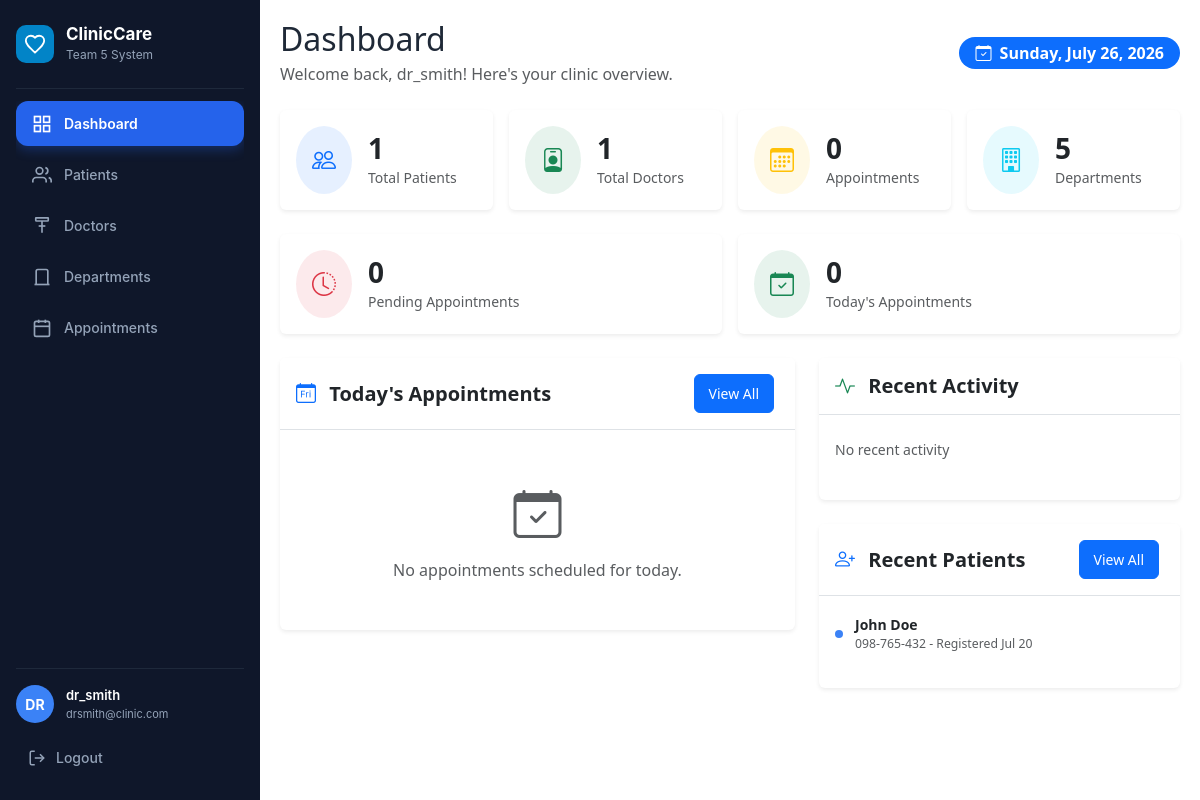
/modules/dashboard/index.php (signed in), run on the app's committed database.
### tables this page shows
CREATE TABLE patients (
    id INT AUTO_INCREMENT PRIMARY KEY,
    user_id INT NULL,
    name VARCHAR(100) NOT NULL,
    gender ENUM('Male', 'Female', 'Other') NOT NULL,
    phone VARCHAR(20) NOT NULL,
    dob DATE,
    address TEXT,
    created_at TIMESTAMP DEFAULT CURRENT_TIMESTAMP,
    FOREIGN KEY (user_id) REFERENCES users(id) ON DELETE SET NULL ON UPDATE CASCADE
);

### modules/dashboard/index.php (the view, shortened to what this page needs)
<?php
require_once __DIR__ . '/../../config/db.php';
$stats = [
    'total_patients'    => $pdo->query("SELECT COUNT(*) FROM patients")->fetchColumn(),
    'total_doctors'     => $pdo->query("SELECT COUNT(*) FROM doctors")->fetchColumn(),
    'total_appointments'=> $pdo->query("SELECT COUNT(*) FROM appointments")->fetchColumn(),
    'total_departments' => $pdo->query("SELECT COUNT(*) FROM departments")->fetchColumn(),
    'pending_appts'     => $pdo->query("SELECT COUNT(*) FROM appointments WHERE status='Pending'")->fetchColumn(),
    'today_appts'       => $pdo->query("SELECT COUNT(*) FROM appointments WHERE appointment_date = CURDATE()")->fetchColumn(),
];
$todayAppointments = $pdo->query("
    SELECT a.id, a.appointment_time, a.status,
           p.name AS patient_name, d.name AS doctor_name
    FROM appointments a
    JOIN patients p ON a.patient_id = p.id
    JOIN doctors d ON a.doctor_id = d.id
    WHERE a.appointment_date = CURDATE()
    ORDER BY a.appointment_time ASC
    LIMIT 10
")->fetchAll(PDO::FETCH_ASSOC);
$recentAppointments = $pdo->query("
    SELECT a.id, a.appointment_date, a.appointment_time, a.status,
           p.name AS patient_name, d.name AS doctor_name
    FROM appointments a
    JOIN patients p ON a.patient_id = p.id
    JOIN doctors d ON a.doctor_id = d.id
    ORDER BY a.created_at DESC
    LIMIT 5
")->fetchAll(PDO::FETCH_ASSOC);
$recentPatients = $pdo->query("
    SELECT id, name, phone, created_at
    FROM patients
    ORDER BY created_at DESC
    LIMIT 5
")->fetchAll(PDO::FETCH_ASSOC);
?>
<!DOCTYPE html>
<html lang="en">
<head>
    <link href="https://cdn.jsdelivr.net/npm/bootstrap@5.3.3/dist/css/bootstrap.min.css" rel="stylesheet">
    <link href="https://cdn.jsdelivr.net/npm/bootstrap-icons@1.11.3/font/bootstrap-icons.min.css" rel="stylesheet">
    <link href="../../assets/css/style.css" rel="stylesheet">
</head>
<body>
    <?php include __DIR__ . '/../../includes/sidebar.php'; ?>
    <div class="main-content">
        <div class="d-flex justify-content-between align-items-center mb-4">
            <div>
                <h2 class="mb-1">Dashboard</h2>
                <p class="text-muted mb-0">Welcome back, <?= htmlspecialchars($user_name) ?>! Here's your clinic overview.</p>
            </div>
            <div class="d-flex gap-2">
                <span class="badge bg-primary fs-6 px-3 py-2">
                    <i class="bi bi-calendar-check me-1"></i>
                    <?= date('l, F j, Y') ?>
                </span>
            </div>
        </div>
        <div class="row g-3 mb-4">
            <div class="col-md-3 col-6">
                <div class="card border-0 shadow-sm p-3 h-100">
                    <div class="d-flex align-items-center">
                        <div class="rounded-circle bg-primary bg-opacity-10 p-3 me-3">
                            <i class="bi bi-people fs-4 text-primary"></i>
                        </div>
                        <div>
                            <h3 class="mb-0 fw-bold"><?= $stats['total_patients'] ?></h3>
                            <small class="text-muted">Total Patients</small>
                        </div>
                    </div>
                </div>
            </div>
            <div class="col-md-3 col-6">
                <div class="card border-0 shadow-sm p-3 h-100">
                    <div class="d-flex align-items-center">
                        <div class="rounded-circle bg-success bg-opacity-10 p-3 me-3">
                            <i class="bi bi-person-badge fs-4 text-success"></i>
                        </div>
                        <div>
                            <h3 class="mb-0 fw-bold"><?= $stats['total_doctors'] ?></h3>
                            <small class="text-muted">Total Doctors</small>
                        </div>
                    </div>
                </div>
            </div>
            <div class="col-md-3 col-6">
                <div class="card border-0 shadow-sm p-3 h-100">
                    <div class="d-flex align-items-center">
                        <div class="rounded-circle bg-warning bg-opacity-10 p-3 me-3">
                            <i class="bi bi-calendar3 fs-4 text-warning"></i>
                        </div>
                        <div>
                            <h3 class="mb-0 fw-bold"><?= $stats['total_appointments'] ?></h3>
                            <small class="text-muted">Appointments</small>
                        </div>
                    </div>
                </div>
            </div>
            <div class="col-md-3 col-6">
                <div class="card border-0 shadow-sm p-3 h-100">
                    <div class="d-flex align-items-center">
                        <div class="rounded-circle bg-info bg-opacity-10 p-3 me-3">
                            <i class="bi bi-building fs-4 text-info"></i>
                        </div>
                        <div>
                            <h3 class="mb-0 fw-bold"><?= $stats['total_departments'] ?></h3>
                            <small class="text-muted">Departments</small>
                        </div>
                    </div>
                </div>
            </div>
        </div>
        <div class="row g-3 mb-4">
            <div class="col-md-6">
                <div class="card border-0 shadow-sm p-3">
                    <div class="d-flex align-items-center">
                        <div class="rounded-circle bg-danger bg-opacity-10 p-3 me-3">
                            <i class="bi bi-clock-history fs-4 text-danger"></i>
                        </div>
                        <div>
                            <h3 class="mb-0 fw-bold"><?= $stats['pending_appts'] ?></h3>
                            <small class="text-muted">Pending Appointments</small>
                        </div>
                    </div>
                </div>
            </div>
            <div class="col-md-6">
                <div class="card border-0 shadow-sm p-3">
                    <div class="d-flex align-items-center">
                        <div class="rounded-circle bg-success bg-opacity-10 p-3 me-3">
                            <i class="bi bi-calendar-check fs-4 text-success"></i>
                        </div>
                        <div>
                            <h3 class="mb-0 fw-bold"><?= $stats['today_appts'] ?></h3>
                            <small class="text-muted">Today's Appointments</small>
                        </div>
                    </div>
                </div>
            </div>
        </div>
        <div class="row g-4">
            <div class="col-md-7">
                <div class="card border-0 shadow-sm">
                    <div class="card-header bg-white border-bottom d-flex justify-content-between align-items-center py-3">
                        <h5 class="mb-0 fw-bold">
                            <i class="bi bi-calendar-day text-primary me-2"></i>
                            Today's Appointments
                        </h5>
                        <a href="../appointments/index.php" class="btn btn-sm btn-outline-primary">View All</a>
                    </div>
                    <div class="card-body p-0">
                        <?php if (count($todayAppointments) > 0): ?>
                        <div class="table-responsive">
                            <table class="dashboard-table mb-0">
                                <thead>
                                    <tr>
                                        <th>Time</th>
                                        <th>Patient</th>
                                        <th>Doctor</th>
                                        <th>Status</th>
                                    </tr>
                                </thead>
                                <tbody>
                                    <?php foreach ($todayAppointments as $appt): ?>
                                    <tr>
                                        <td><?= date('h:i A', strtotime($appt['appointment_time'])) ?></td>
                                        <td><?= htmlspecialchars($appt['patient_name']) ?></td>
                                        <td><?= htmlspecialchars($appt['doctor_name']) ?></td>
                                        <td>
                                            <span class="badge <?= strtolower($appt['status']) === 'pending' ? 'bg-warning text-dark' : (strtolower($appt['status']) === 'completed' ? 'bg-success' : 'bg-danger') ?>">
                                                <?= $appt['status'] ?>
                                            </span>
                                        </td>
                                    </tr>
                                    <?php endforeach; ?>
                                </tbody>
                            </table>
                        </div>
                        <?php else: ?>
                        <div class="text-center py-5">
                            <i class="bi bi-calendar-check text-muted" style="font-size: 3rem;"></i>
                            <p class="text-muted mt-2 mb-0">No appointments scheduled for today.</p>
                        </div>
                        <?php endif; ?>
                    </div>
                </div>
            </div>
            <div class="col-md-5">
                <div class="card border-0 shadow-sm">
                    <div class="card-header bg-white border-bottom py-3">
                        <h5 class="mb-0 fw-bold">
                            <i class="bi bi-activity text-success me-2"></i>
                            Recent Activity
                        </h5>
                    </div>
                    <div class="card-body p-0">
                        <ul class="activity-list px-3 py-2">
                            <?php if (count($recentAppointments) === 0): ?>
                            <li class="text-muted text-center py-3">No recent activity</li>
                            <?php endif; ?>
                        </ul>
                    </div>
                </div>
                <div class="card border-0 shadow-sm mt-4">
                    <div class="card-header bg-white border-bottom d-flex justify-content-between align-items-center py-3">
                        <h5 class="mb-0 fw-bold">
                            <i class="bi bi-person-plus text-primary me-2"></i>
                            Recent Patients
                        </h5>
                        <a href="../patients/index.php" class="btn btn-sm btn-outline-primary">View All</a>
                    </div>
                    <div class="card-body p-0">
                        <ul class="activity-list px-3 py-2">
                            <?php foreach ($recentPatients as $rp): ?>
                            <li>
                                <span class="activity-dot blue"></span>
                                <div>
                                    <strong><?= htmlspecialchars($rp['name']) ?></strong>
                                    <small class="text-muted d-block">
                                        <?= htmlspecialchars($rp['phone']) ?> -
                                        Registered <?= date('M d', strtotime($rp['created_at'])) ?>
                                    </small>
                                </div>
                            </li>
                            <?php endforeach; ?>
                        </ul>
                    </div>
                </div>
            </div>
        </div>
    </div>
</body>
</html>

### assets/css/style.css (style rules this page uses)
:root { --primary: #1c6ea4; --primary-dark: #14507a; --primary-light: #eaf3fa; --text-dark: #1f2937; --text-muted: #6b7280; --border: #dbe3ea; --error-bg: #fdecea; --error-text: #b3261e; --error-border: #f5c6c3; --success-bg: #e6f4ea; --success-text: #1e7e34; --success-border: #b7dfc0; }
* { margin: 0; padding: 0; box-sizing: border-box; }
body { font-family: 'Segoe UI', Arial, sans-serif; min-height: 100vh; color: var(--text-dark); }
.main-content { margin-left: 260px; padding: 20px; min-height: 100vh; display: flex; flex-direction: column; }
.btn, .btn-success, .btn-danger, .btn-secondary { padding: 8px 14px; border-radius: 6px; text-decoration: none; color: #fff; font-size: 14px; margin-right: 5px; display: inline-block; }
.btn { background: #0d6efd; }
.badge { padding: 5px 10px; border-radius: 20px; color: #fff; font-size: 12px; font-weight: bold; }
.card { transition: transform 0.2s, box-shadow 0.2s; }
.activity-list { list-style: none; padding: 0; }
.activity-list li { padding: 10px 0; border-bottom: 1px solid #f0f0f0; display: flex; align-items: center; gap: 12px; font-size: 14px; }
.activity-list li:last-child { border-bottom: none; }
.activity-dot { width: 8px; height: 8px; border-radius: 50%; flex-shrink: 0; }
.activity-dot.blue { background: #3b82f6; }

### includes/sidebar.php (style rules this page uses)
:root { --sidebar-bg: #0f172a; --sidebar-text: #94a3b8; --sidebar-active-bg: #2563eb; --sidebar-active-text: #ffffff; --sidebar-hover-bg: #1e293b; }

### data on the page
patients: name "John Doe", phone "098-765-432", created_at "Jul 20"

### other printed values
$avatar_initials "DR"
$user_name "dr_smith"
$user_email "drsmith@clinic.com"
$stats['total_patients'] "1"
$stats['total_doctors'] "1"
$stats['total_appointments'] "0"
$stats['total_departments'] "5"
$stats['pending_appts'] "0"
$stats['today_appts'] "0"
